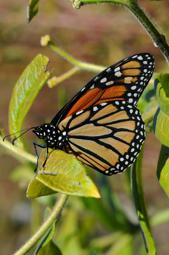
%> input picture test.jpg, 169 x 255 px
$ octave super_resolution.m   (GNU Octave 9; MATLAB toolbox functions it lacks are replaced by stand-ins)
%> lines starting %> are read from the running program, lines starting %| are printed output that depends on the picture
low_res_image = imread('test.jpg');
%> low_res_image is the input picture: size 255x169x3 uint8; mean R, G, B 119.4, 109.8, 56.2

iterations = 100;
lambda_val = 0.1;
rho = 1.0;

R = double(low_res_image(:, :, 1));
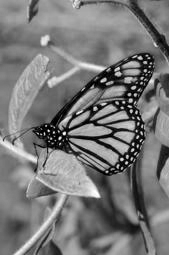
%> R: size 255x169 double; min 0, max 255, mean 119.4
G = double(low_res_image(:, :, 2));
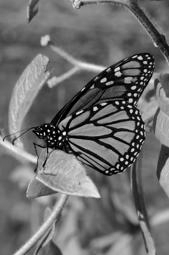
%> G: size 255x169 double; min 0, max 255, mean 109.8
B = double(low_res_image(:, :, 3));
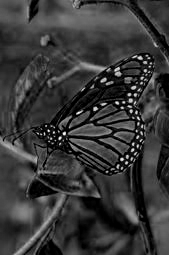
%> B: size 255x169 double; min 0, max 254, mean 56.2

x_R = imresize(R, 8, 'bicubic');
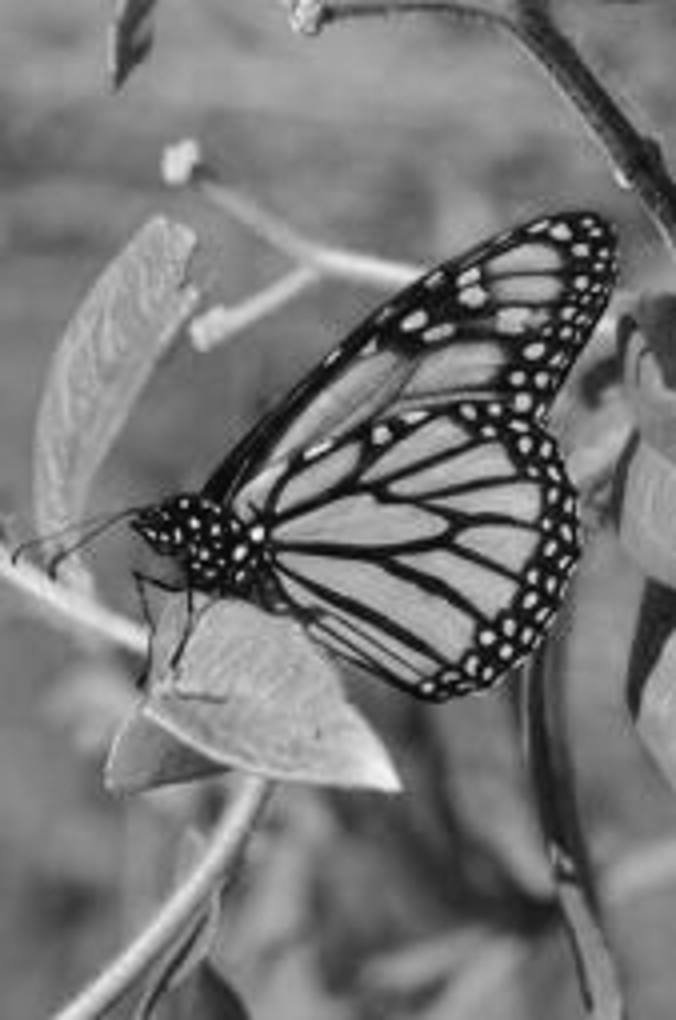
%> x_R: size 2040x1352 double (shown at 1/2 size); min -14.08, max 270.6, mean 119.4; drawn with min black and max white
x_G = imresize(G, 8, 'bicubic');
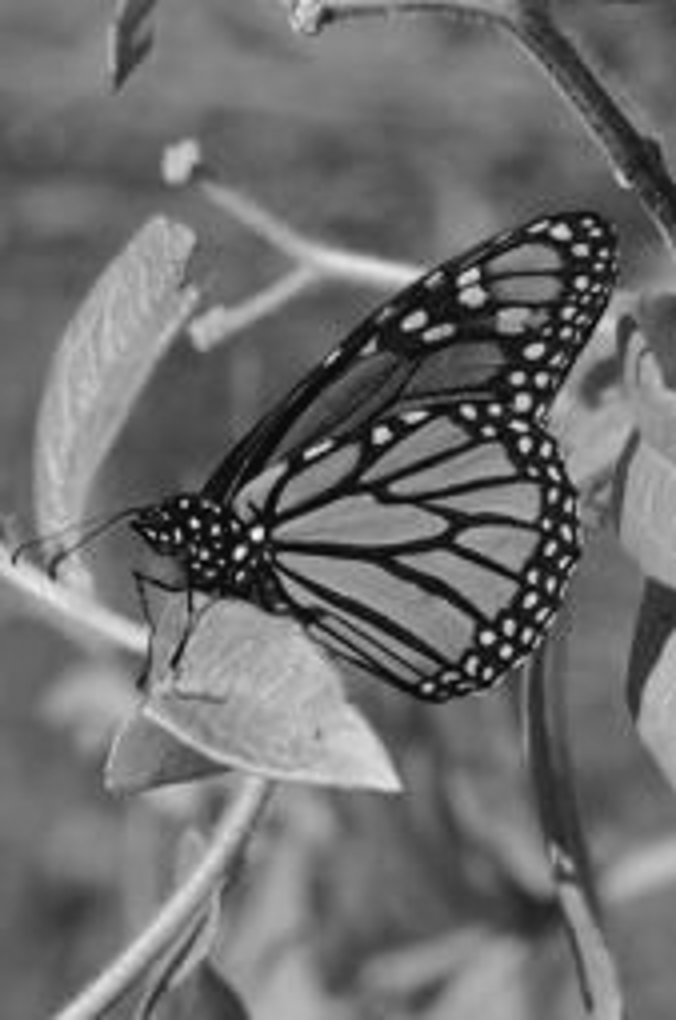
%> x_G: size 2040x1352 double (shown at 1/2 size); min -13.94, max 271.7, mean 109.8; drawn with min black and max white
x_B = imresize(B, 8, 'bicubic');
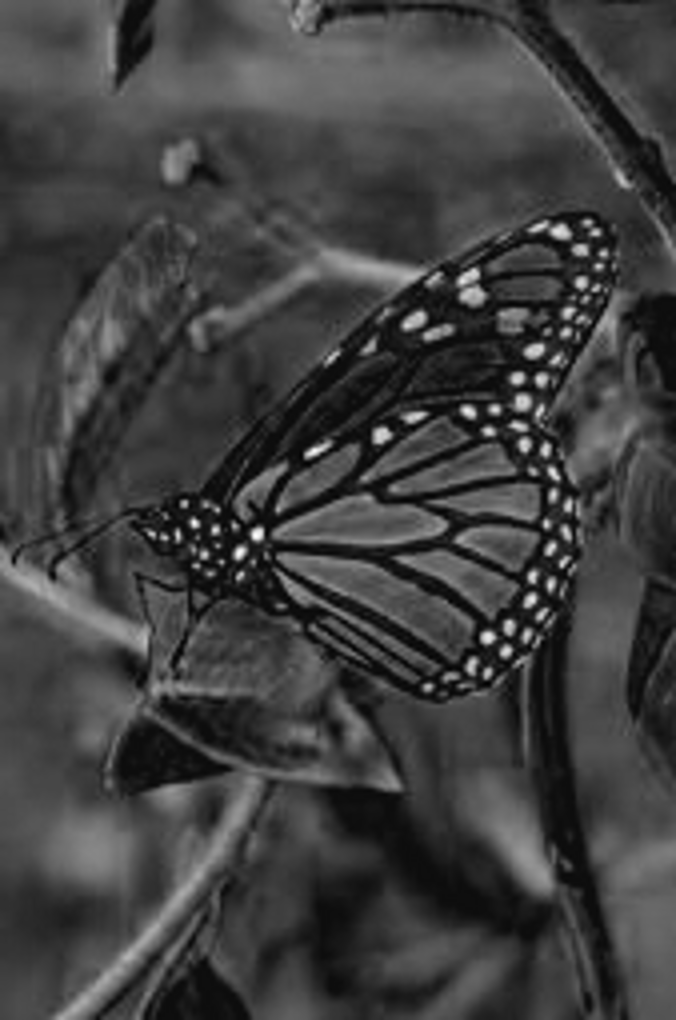
%> x_B: size 2040x1352 double (shown at 1/2 size); min -15.59, max 268.3, mean 56.2; drawn with min black and max white

z_R = x_R;
z_G = x_G;
z_B = x_B;

u_R = zeros(size(x_R));
u_G = zeros(size(x_G));
u_B = zeros(size(x_B));

%> the run ends on the next line
for i = 1:iterations
% [27 lines not run here, left out]
function x = update_x(high_res_initial, z, u, rho)
    x = (high_res_initial + rho * (z - u)) / (1 + rho);
end

function z = update_z(x, u, lambda_val, rho)
    z = clip_image(x + u);
end

function u = update_u(u, x, z)
    u = u + (x - z);
end

function z = clip_image(image)
    z = max(0, min(255, image));
end
